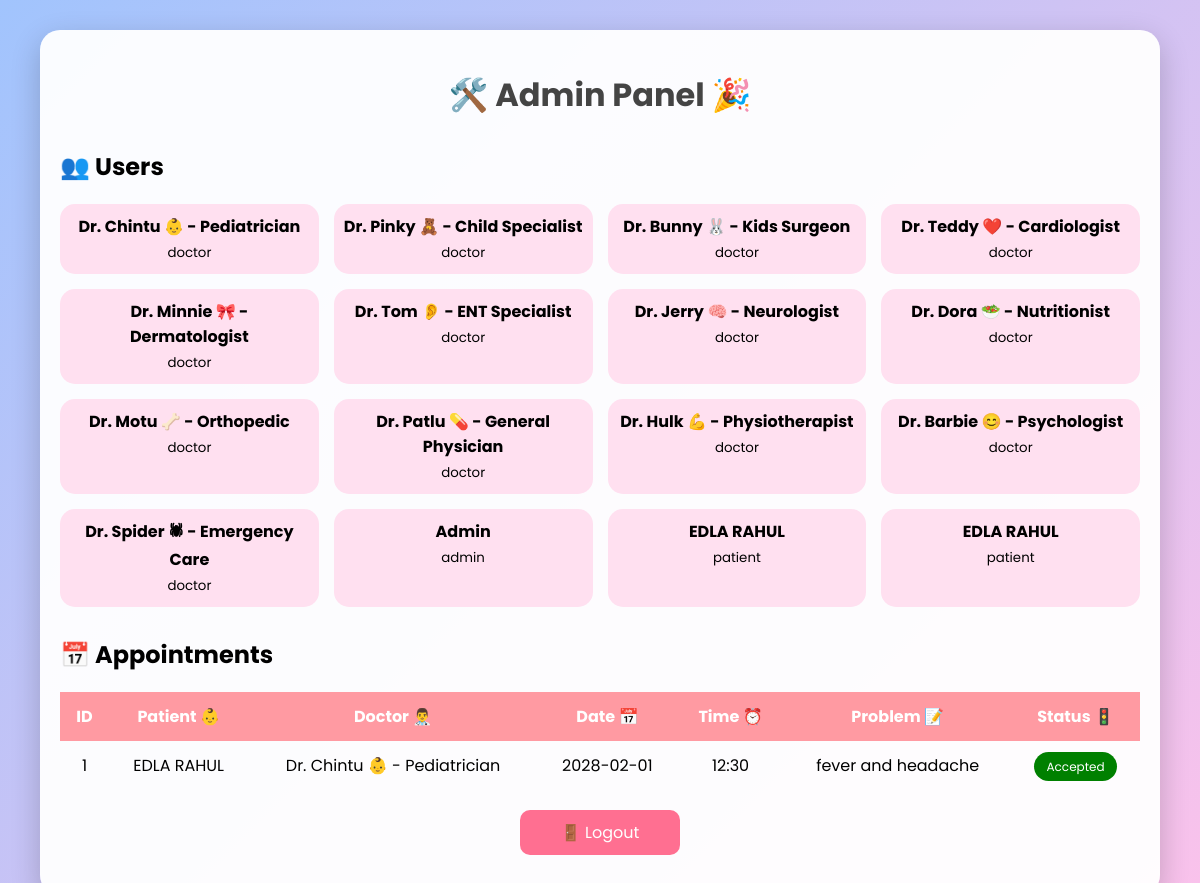
The app's page /admin (signed in) with its own data.
### tables this page shows
CREATE TABLE users(
        id INTEGER PRIMARY KEY AUTOINCREMENT,
        name TEXT,
        email TEXT,
        phone TEXT,
        password TEXT,
        disease TEXT,
        role TEXT
    );

CREATE TABLE appointments(
        id INTEGER PRIMARY KEY AUTOINCREMENT,
        user_id INTEGER,
        doctor_id INTEGER,
        date TEXT,
        time TEXT,
        problem TEXT,
        status TEXT DEFAULT 'Pending'
    );

### app.py (the view)
@app.route("/admin")
def admin():
    if session.get("role") != "admin":
        return "❌ Access Denied"
    db = get_db()
    users = db.execute("SELECT * FROM users").fetchall()
    appointments = db.execute("""
    SELECT a.id, u.name, d.name, a.date, a.time, a.problem, a.status
    FROM appointments a
    JOIN users u ON a.user_id = u.id
    JOIN users d ON a.doctor_id = d.id
    """).fetchall()
    return render_template("admin.html", users=users, appointments=appointments)

### app.py (called while the page is built)
def get_db():
    return sqlite3.connect("database.db")

### templates/admin.html (shortened to what this page needs)
<!DOCTYPE html>
<html>
<head>
</head>
<body>
<div class="container">
<h1>🛠️ Admin Panel 🎉</h1>
<h2>👥 Users</h2>
<div class="users">
{% for user in users %}
    <div class="user-card">
        <b>{{ user[1] }}</b><br>
        <small>{{ user[6] }}</small>
    </div>
{% endfor %}
</div>
<h2>📅 Appointments</h2>
<table>
<tr>
    <th>ID</th>
    <th>Patient 👶</th>
    <th>Doctor 👨‍⚕️</th>
    <th>Date 📅</th>
    <th>Time ⏰</th>
    <th>Problem 📝</th>
    <th>Status 🚦</th>
</tr>
{% for a in appointments %}
<tr>
    <td>{{ a[0] }}</td>
    <td>{{ a[1] }}</td>
    <td>{{ a[2] }}</td>
    <td>{{ a[3] }}</td>
    <td>{{ a[4] }}</td>
    <td>{{ a[5] }}</td>
    <td>
        <span class="badge
        {% if a[6]=='Pending' %}pending
        {% elif a[6]=='Accepted' %}accepted
        {% else %}rejected{% endif %}">
        {{ a[6] }}
        </span>
    </td>
</tr>
{% endfor %}
</table>
<a href="/logout" class="logout">🚪 Logout</a>
</div>
</body>
</html>

### templates/admin.html (style rules this page uses)
body { margin: 0; font-family: 'Poppins', sans-serif; background: linear-gradient(135deg, #a1c4fd, #fbc2eb); animation: gradientMove 8s infinite alternate; }
.container { width: 90%; margin: 30px auto; background: rgba(255,255,255,0.95); border-radius: 20px; padding: 20px; box-shadow: 0px 10px 30px rgba(0,0,0,0.2); animation: fadeIn 1s ease-in-out; }
h1 { text-align: center; color: #444; }
h2 { margin-top: 30px; }
.users { display: grid; grid-template-columns: repeat(auto-fill, minmax(220px,1fr)); gap: 15px; }
.user-card { background: #ffe0f0; padding: 10px; border-radius: 15px; text-align: center; transition: 0.3s; }
table { width: 100%; border-collapse: collapse; margin-top: 20px; }
th { background: #ff9aa2; color: white; }
th, td { padding: 12px; text-align: center; }
tr { transition: 0.3s; }
.badge { padding: 6px 12px; border-radius: 20px; color: white; font-size: 12px; }
.accepted { background: green; }
.logout { display: block; margin: 20px auto; padding: 10px 20px; background: #ff6f91; color: white; border-radius: 10px; text-decoration: none; width: 120px; text-align: center; }

### records on screen
users: name "Dr. Chintu 👶 - Pediatrician", role "doctor"
users: name "Dr. Pinky 🧸 - Child Specialist", role "doctor"
users: name "Dr. Bunny 🐰 - Kids Surgeon", role "doctor"
users: name "Dr. Teddy ❤️ - Cardiologist", role "doctor"
users: name "Dr. Minnie 🎀 - Dermatologist", role "doctor"
users: name "Dr. Tom 👂 - ENT Specialist", role "doctor"
users: name "Dr. Jerry 🧠 - Neurologist", role "doctor"
users: name "Dr. Dora 🥗 - Nutritionist", role "doctor"
users: name "Dr. Motu 🦴 - Orthopedic", role "doctor"
users: name "Dr. Patlu 💊 - General Physician", role "doctor"
users: name "Dr. Hulk 💪 - Physiotherapist", role "doctor"
users: name "Dr. Barbie 😊 - Psychologist", role "doctor"
users: name "Dr. Spider 🕷 - Emergency Care", role "doctor"
users: name "Admin", role "admin"
users: name "EDLA RAHUL", role "patient"
users: name "EDLA RAHUL", role "patient"
appointments: id "1", name "EDLA RAHUL", name "Dr. Chintu 👶 - Pediatrician", date "2028-02-01", time "12:30", problem "fever and headache", status "Accepted"
